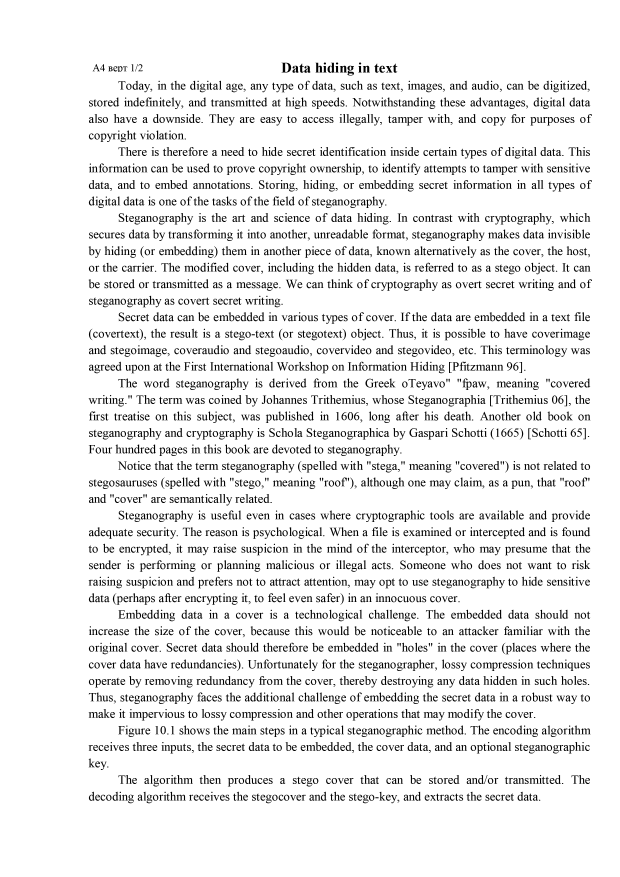
#> input picture original_documents/1.png, 2480 x 3508 px (shown at 1/4 size)
$ python -i lines_processing.py   (imports and definitions only)
#> lines starting #> are read from the running program, lines starting #| are printed output that depends on the picture; after the words box and inside, x2 and y2 are one past the last pixel; in counts of white or black regions, pixels touching at a corner belong together
#> further down, picture is the input picture: shape (3508, 2480); min 0, max 255, mean 235.1
import cv2
import numpy as np

from image_processing import *

# ////////////////////////////////////////////////////////////////
# Инструменты поиска строк

# [228 lines left out: functions find_most_dense_region, is_mostly_black_line, find_lines, find_dots_and_commas, is_line_upside_down, is_line_upside_down_old, not called in this run]

# ////////////////////////////////////////////////////////////////

def detect_line_height(image):
    """
    Данная функция принимает на вход документ в виде изображения и вычисляет среднюю высоту строки

    :image - изображение, должно быть открыть в черно-белом формате
    :return: average_height - средняя высота строки
    """
    # Преобразование в оттенки серого
    # gray = cv2.cvtColor(image, cv2.COLOR_BGR2GRAY)

    # Размытие для уменьшения шума
    blurred = cv2.GaussianBlur(image, (5, 5), 0)

    # Бинаризация
    _, binary = cv2.threshold(blurred, 0, 255, cv2.THRESH_BINARY_INV + cv2.THRESH_OTSU)
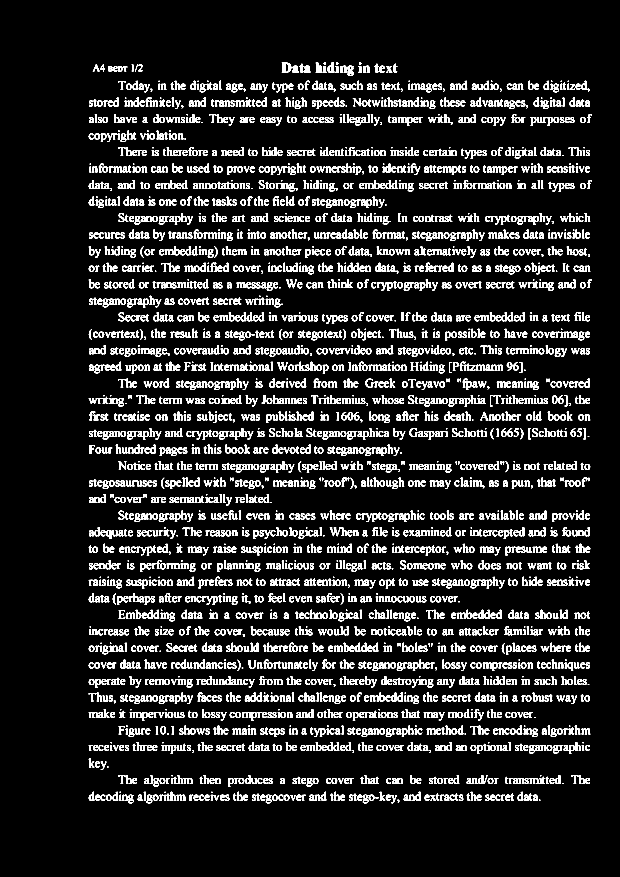
#> binary: shape (3508, 2480) (shown at 1/4 size); 9.2% white; 3466 white regions (7 under 20 px), largest, box (x1, y1, x2, y2) and area: (1127, 251, 1165, 290) 823, (1310, 251, 1338, 291) 632, (1263, 251, 1290, 290) 627

    # Морфологические операции для объединения контуров
    kernel = np.ones((5, 5), np.uint8)
    dilated = cv2.dilate(binary, kernel, iterations=2)
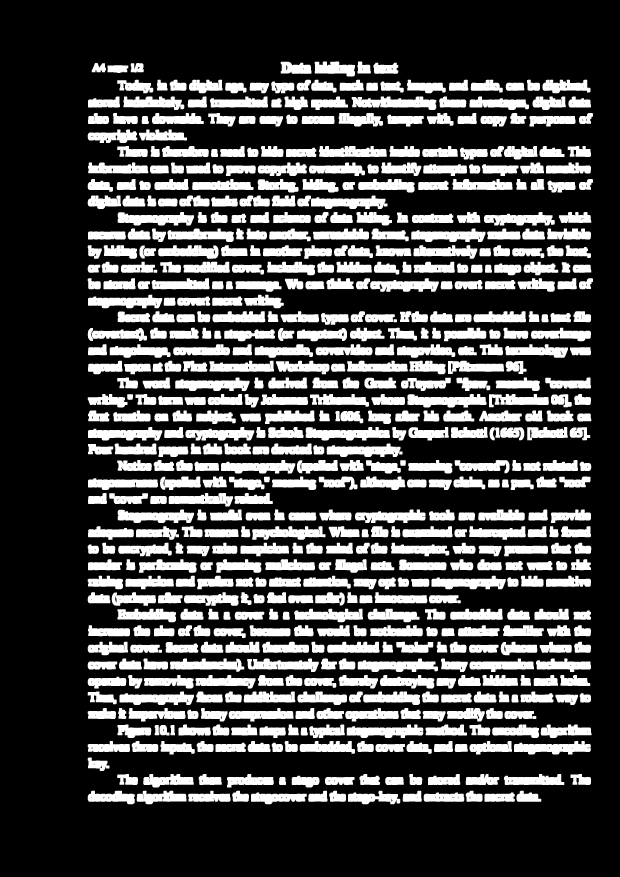
#> dilated: shape (3508, 2480) (shown at 1/4 size); 27.6% white; 625 white regions, largest, box (x1, y1, x2, y2) and area: (1223, 1708, 1560, 1762) 11894, (1407, 386, 1745, 440) 11682, (1630, 1576, 1946, 1630) 11241
    eroded = cv2.erode(dilated, kernel, iterations=1)
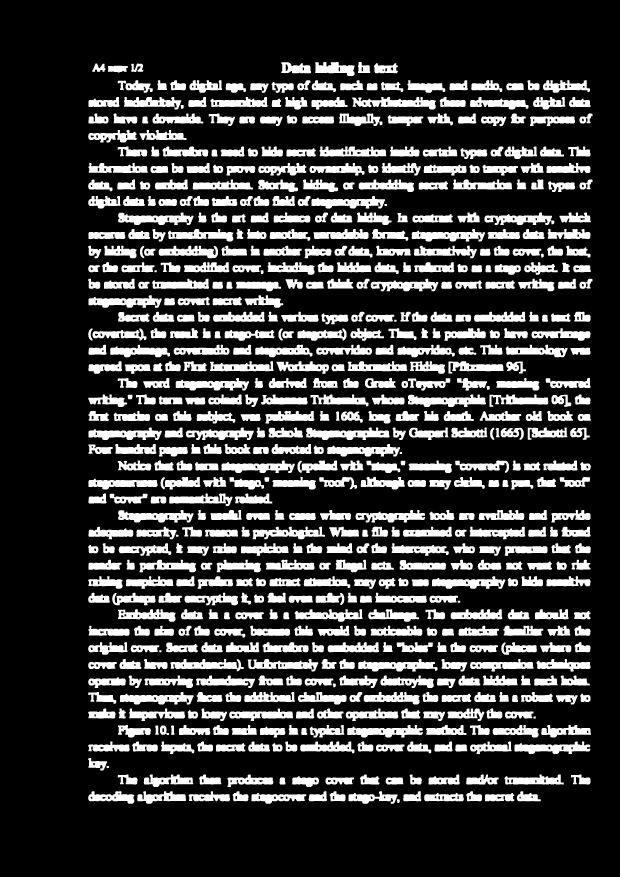
#> eroded: shape (3508, 2480) (shown at 1/4 size); 21.6% white; 637 white regions

    # Поиск контуров
    contours, _ = cv2.findContours(eroded, cv2.RETR_EXTERNAL, cv2.CHAIN_APPROX_SIMPLE)
#> contours = 637 contours; largest, box (x1, y1, x2, y2) and area: (1225, 1710, 1558, 1760) 9620, (1632, 1578, 1944, 1628) 9066, (1409, 388, 1743, 438) 8998, (473, 2040, 774, 2090) 8742, (473, 850, 774, 900) 8742

    # Группировка контуров по строкам
    bounding_boxes = [cv2.boundingRect(c) for c in contours]
#> bounding_boxes = 637 items, first 6: (1588, 3197, 11, 15), (1940, 3172, 117, 33), (1697, 3172, 158, 33), (1006, 3172, 219, 43), (2068, 3165, 95, 40), (1865, 3165, 63, 40)
    bounding_boxes.sort(key=lambda x: x[1])  # Сортировка по Y (высоте)
    lines = []
    current_line = [bounding_boxes[0]]
#> current_line = [(1432, 248, 49, 44)]
    for box in bounding_boxes[1:]:
        x, y, w, h = box
        last_x, last_y, last_w, last_h = current_line[-1]
        if abs(y - last_y) < 20:  # Если контуры находятся на одной строке (порог 20 пикселей)
            current_line.append(box)
        else:
            lines.append(current_line)
            current_line = [box]
#> this loop made 636 passes
#> (x, y, w, h, last_x, last_y, last_w, last_h) on passes 1 to 12: (1261, 248, 157, 56, 1432, 248, 49, 44), (1125, 249, 119, 44, 1261, 248, 157, 56), (1496, 253, 95, 40, 1125, 249, 119, 44), (525, 254, 48, 34, 1496, 253, 95, 40), (369, 254, 53, 33, 525, 254, 48, 34), (432, 263, 79, 27, 369, 254, 53, 33), (2172, 321, 188, 50, 432, 263, 79, 27), (2110, 321, 48, 40, 2172, 321, 188, 50), (1885, 321, 124, 47, 2110, 321, 48, 40), (1798, 321, 73, 40, 1885, 321, 124, 47), (1630, 321, 151, 50, 1798, 321, 73, 40), (1361, 321, 92, 40, 1630, 321, 151, 50)
#> (x, y, w, h) on pass 87: (602, 664, 71, 28)
    lines.append(current_line)  # Добавить последнюю строку

    # Вычисление высоты строк
    line_heights = []
    for line in lines:
        heights = [box[3] for box in line]  # Высота каждого контура в строке
        avg_line_height = sum(heights) / len(heights)  # Средняя высота строки
        line_heights.append(avg_line_height)
#> this loop made 59 passes
#> line on passes 4, 6, 11, 15, 17, 21, 26, 31, 37, 42, 46, 49: [(723, 420, 12, 15)], [(558, 520, 188, 40), (353, 520, 194, 50)], [(1538, 816, 10, 8)], [(2164, 1015, 11, 15)], [(1043, 1081, 11, 15), (618, 1081, 9, 8)], [(1577, 1279, 9, 8)], [(1947, 1544, 12, 15)], [(1599, 1808, 9, 8)], [(704, 2139, 10, 8)], [(1831, 2403, 10, 8)], [(637, 2601, 9, 8)], [(1332, 2734, 11, 15)]

    # Фильтрация шумов (если есть слишком маленькие или большие строки)
    min_line_height = 10  # Минимальная высота строки
    max_line_height = 100  # Максимальная высота строки
    filtered_heights = [h for h in line_heights if min_line_height <= h <= max_line_height]

    # Вывод средней высоты строк
    if filtered_heights:
        average_height = (1.5 * sum(filtered_heights) / len(filtered_heights))
        # print(f"Средняя высота строк: {average_height}")
        return int(average_height)
    else:
        # print("Контуры не найдены")
        return 60

    # [19 lines of commented-out code are left out]

>>> import cv2
>>> picture = cv2.imread('original_documents/1.png', cv2.IMREAD_GRAYSCALE)
>>> result = detect_line_height(picture)

$ run again, on original_documents/2.png
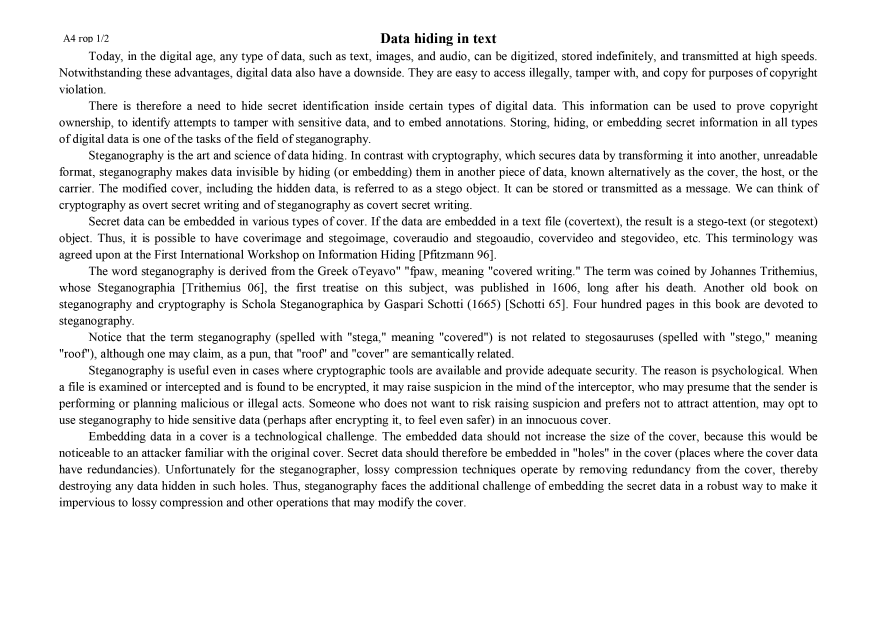
#> input picture original_documents/2.png, 3508 x 2480 px (shown at 1/4 size)
#> picture is the input picture: shape (2480, 3508); min 0, max 255, mean 237.1
#> in detect_line_height, `_, binary = cv2.threshold(blurred, 0, 255, cv2.THRESH_BINARY_INV + cv2..`:
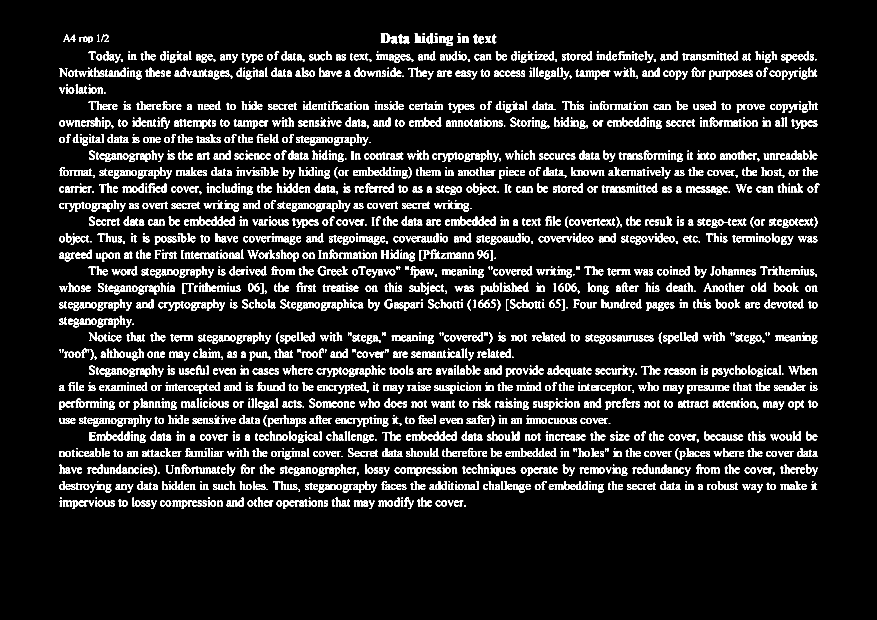
#> binary: shape (2480, 3508) (shown at 1/4 size); 8.3% white; 3138 white regions (6 under 20 px), largest, box (x1, y1, x2, y2) and area: (3154, 1462, 3222, 1498) 900, (1523, 133, 1561, 172) 824, (1706, 133, 1734, 173) 630
#> dilated: shape (2480, 3508); 25% white; 562 white regions, largest, box (x1, y1, x2, y2) and area: (1119, 1193, 1457, 1247) 11905, (233, 267, 571, 321) 11711, (389, 1127, 704, 1181) 11201
#> in detect_line_height, `eroded = cv2.erode(dilated, kernel, iterations=1)`:
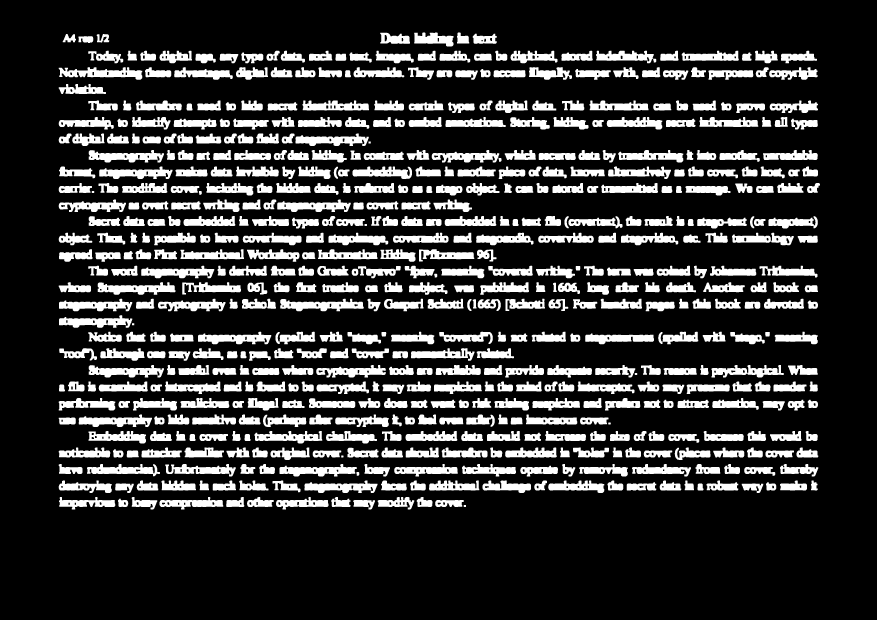
#> eroded: shape (2480, 3508) (shown at 1/4 size); 19.5% white; 573 white regions
#> contours = 573 contours; largest, box (x1, y1, x2, y2) and area: (1121, 1195, 1455, 1245) 9626, (235, 269, 569, 319) 9072, (391, 1129, 702, 1179) 9060, (355, 1460, 656, 1510) 8741, (355, 600, 656, 650) 8741
#> bounding_boxes = 573 items, first 6: (1855, 2020, 9, 8), (1741, 2000, 114, 28), (1413, 2000, 87, 38), (472, 1995, 41, 33), (1667, 1988, 63, 40), (1511, 1988, 146, 50)
#> in detect_line_height, `current_line = [bounding_boxes[0]]`: current_line = [(1828, 130, 49, 44)]
#> the loop in detect_line_height, `for box in bounding_boxes[1:]:` made 572 passes
#> (x, y, w, h, last_x, last_y, last_w, last_h) on passes 1 to 8: (1657, 130, 157, 56, 1828, 130, 49, 44), (1521, 131, 119, 44, 1657, 130, 157, 56), (1891, 135, 96, 40, 1521, 131, 119, 44), (387, 136, 50, 34, 1891, 135, 96, 40), (251, 136, 53, 33, 387, 136, 50, 34), (314, 145, 59, 27, 251, 136, 53, 33), (3124, 203, 144, 50, 314, 145, 59, 27), (3020, 203, 91, 50, 3124, 203, 144, 50)
#> the loop in detect_line_height, `for line in lines:` made 39 passes
#> line on passes 4, 8, 12, 15, 19, 22, 23, 27: [(235, 336, 189, 40)], [(1474, 566, 9, 8)], [(796, 764, 11, 15), (367, 764, 10, 8)], [(1458, 896, 10, 8)], [(1737, 1095, 12, 15)], [(236, 1261, 293, 50)], [(528, 1293, 9, 8)], [(2539, 1492, 10, 8)]
